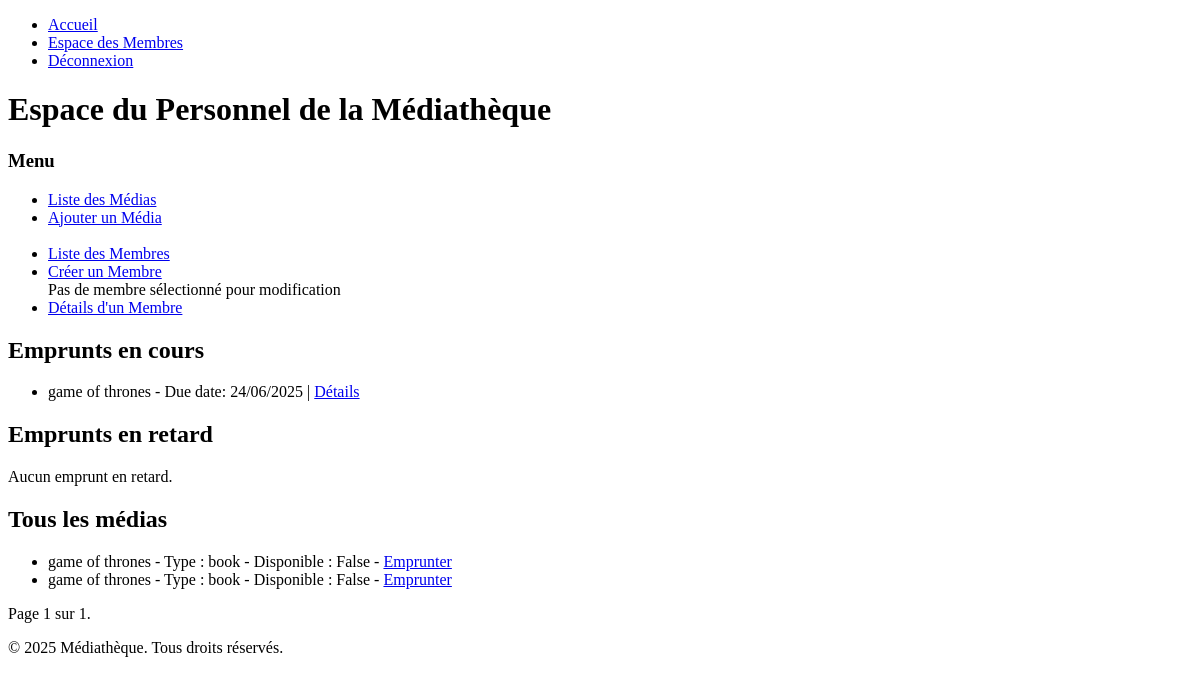
The app's page /auth/espace_staff/ (signed in), older data.
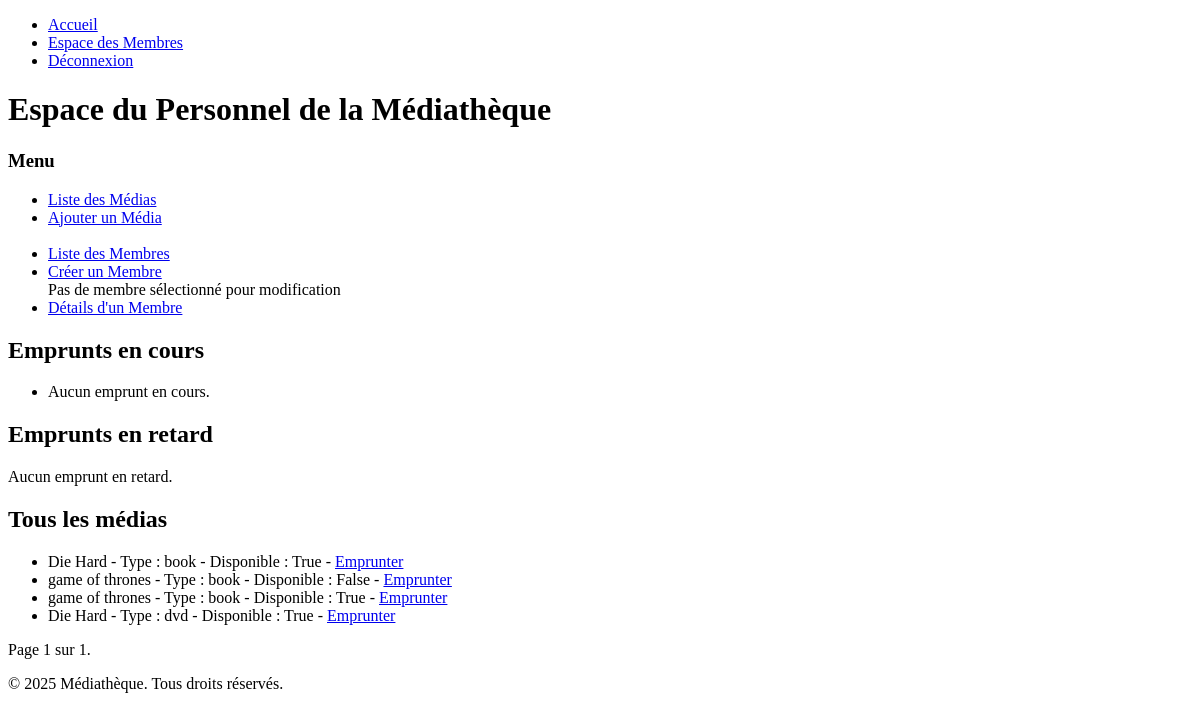
The same page, newer data.
### mediatheque/staff/models.py (models this page shows, shortened)
class StaffBorrowItem(models.Model):
    user = models.ForeignKey(
        'authentification.CustomUser',
        on_delete=models.CASCADE,
        related_name='staff_borrow_items'
    )
    media = models.ForeignKey(
        'MediaStaff',
        on_delete=models.CASCADE,
        related_name='staff_borrows_media'
    )
    borrow_date = models.DateTimeField(auto_now_add=True)
    due_date = models.DateTimeField()
    return_date = models.DateTimeField(null=True, blank=True)
    is_returned = models.BooleanField(default=False)
    class Meta:
        indexes = [
            models.Index(fields=['user', 'is_returned']),
        ]

class MediaStaff(models.Model):
    name = models.CharField(max_length=200)
    media_type = models.CharField(max_length=50)
    is_available = models.BooleanField(default=True)
    can_borrow = models.BooleanField(default=True)
    description = models.TextField(blank=True, null=True)
    content_type = models.ForeignKey(ContentType, on_delete=models.CASCADE)
    object_id = models.PositiveIntegerField(null=True, blank=True)
    content_object = GenericForeignKey('content_type', 'object_id')
    MEDIA_TYPE = None  # Définie dans les sous-classes
    class Meta:
        permissions = [
            ("can_view_media", "Peut voir les détails d\’un média"),
        ]
        verbose_name = "Média"
        verbose_name_plural = "Médias"

class BookStaff(MediaStaff):
    author = models.CharField(max_length=200)
    MEDIA_TYPE = 'book'

class DVDStaff(MediaStaff):
    producer = models.CharField(max_length=200)
    MEDIA_TYPE = 'dvd'

### mediatheque/authentification/views.py (the view)
# urls.py: path('espace_staff/', views.staff_dashboard, name='espace_staff'),
@login_required
@role_required(User.STAFF)
def staff_dashboard(request):
    if request.user.role != User.STAFF:
        return HttpResponseForbidden("Accès interdit")
    user = request.user
    current_borrows = StaffBorrowItem.objects.filter(
        user=user,
        is_returned=False,
        due_date__gte=timezone.now()
    ).exclude(media__can_borrow=False)
    overdue_borrows = StaffBorrowItem.objects.filter(
        user=user,
        is_returned=False,
        due_date__lt=timezone.now()
    ).exclude(media__can_borrow=False)
    all_books = BookStaff.objects.all().order_by('name')
    all_cds = CDStaff.objects.all().order_by('name')
    all_dvds = DVDStaff.objects.all().order_by('name')
    all_boardgames = BoardGameStaff.objects.all().order_by('name')
    all_media = list(all_books) + list(all_cds) + list(all_dvds) + list(all_boardgames)
    paginator = Paginator(all_media, 10)
    page_number = request.GET.get('page')
    page_obj = paginator.get_page(page_number)
    for media in page_obj:
        if not media.pk:
            logger.error(f"Erreur : Le média {media.name} n\'a pas de pk valide.")
    return render(request, 'authentification/staff_dashboard.html', {
        'current_borrows': current_borrows,
        'overdue_borrows': overdue_borrows,
        'page_obj': page_obj,
    })

### mediatheque/authentification/templates/authentification/staff_dashboard.html (shortened to what this page needs)
{% extends 'base.html' %}
{% block content %}
<div class="container mt-4">
    <h1>Espace du Personnel de la Médiathèque</h1>
    <div class="mb-4">
        <h3>Menu</h3>
        <ul class="list-group">
            <li class="list-group-item"><a href="{% url 'staff:media_liste' %}">Liste des Médias</a></li>
            <li class="list-group-item"><a href="{% url 'staff:ajouter_media' %}">Ajouter un Média</a></li>
            <br>
            <li class="list-group-item"><a href="{% url 'staff:liste_membres' %}">Liste des Membres</a></li>
            <li class="list-group-item"><a href="{% url 'staff:creer_membre' %}">Créer un Membre</a></li>
            {% if some_member %}
            <a href="{% url 'staff:modifier_membre' some_member.pk %}">Modifier un Membre</a>
            {% else %}
            <span>Pas de membre sélectionné pour modification</span>
            {% endif %}
            <li class="list-group-item"><a href="{% url 'staff:membre_detail' 0 %}">Détails d'un Membre</a></li>
        </ul>
    </div>
    <h2>Emprunts en cours</h2>
    <ul>
        {% for borrow in current_borrows %}
        <li>
            {{ borrow.media.name }} - Due date: {{ borrow.due_date|date:"d/m/Y" }}
            | {% if borrow.pk %}
            <a href="{% url 'staff:detail_emprunt' pk=borrow.pk %}">Détails</a>
            {% else %}
            No details available
            {% endif %}
        </li>
        {% empty %}
        <li>Aucun emprunt en cours.</li>
        {% endfor %}
    </ul>
    <h2>Emprunts en retard</h2>
    {% if overdue_borrows %}
    <ul>
        {% for borrow in overdue_borrows %}
        <li>
            {{ borrow.media.name }} - Overdue since: {{ borrow.due_date|date:"d/m/Y" }}
            | <a href="{% url 'staff:detail_emprunt' pk=borrow.pk %}">Détails</a>
        </li>
        {% empty %}
        <li>Aucun emprunt en retard.</li>
        {% endfor %}
    </ul>
    {% else %}
    <p>Aucun emprunt en retard.</p>
    {% endif %}
    <h2>Tous les médias</h2>
    <ul>
        {% for media in page_obj %}
        <li>
            {{ media.name }} - Type : {{ media.media_type }} - Disponible : {{ media.is_available }}
            {% if media.can_borrow %}
            - <a href="{% url 'staff:emprunter' pk=media.pk %}">Emprunter</a>
            {% endif %}
        </li>
        {% endfor %}
    </ul>
    <div class="pagination">
        <span class="step-links">
            <span class="current">
                Page {{ page_obj.number }} sur {{ page_obj.paginator.num_pages }}.
            </span>
        </span>
    </div>
</div>
{% endblock %}

### mediatheque/templates/base.html (shortened to what this page needs)
<!DOCTYPE html>
<html lang="fr">
<head>
</head>
<body>
<header>
    <nav>
        <ul>
            <li><a href="{% url 'authentification:home' %}">Accueil</a></li>
            {% if user.is_authenticated %}
            {% if user.role == 'staff' %}
            <li><a href="{% url 'authentification:espace_staff' %}">Espace des Membres</a></li>
            {% elif user.role == 'client' %}
            <li><a href="{% url 'client:espace_client' %}">Espace du Personnel</a></li>
            {% endif %}
            <li><a href="{% url 'authentification:deconnexion' %}">Déconnexion</a></li>
            {% else %}
            <li><a href="{% url 'authentification:connexion' %}">Connexion</a></li>
            <li><a href="{% url 'authentification:inscription' %}">Inscription</a></li>
            {% endif %}
        </ul>
    </nav>
</header>
<div class="container">
    {% block content %}
    {% endblock %}
</div>
<footer>
    <p>© 2025 Médiathèque. Tous droits réservés.</p>
</footer>
</body>
</html>

Row changes from the older to the newer data that the page shows:
no longer on this page (row edited): StaffBorrowItem: media.name "game of thrones", due_date "24/06/2025", shows "Détails"
added BookStaff: name "Die Hard", media_type "book", is_available "True"
changed through a linked row, BookStaff (number 3 of 3 on the later page): is_available "False" → "True"
added DVDStaff: name "Die Hard", media_type "dvd", is_available "True"
Text that changed along with them:
text now shown: "Aucun emprunt en cours."
